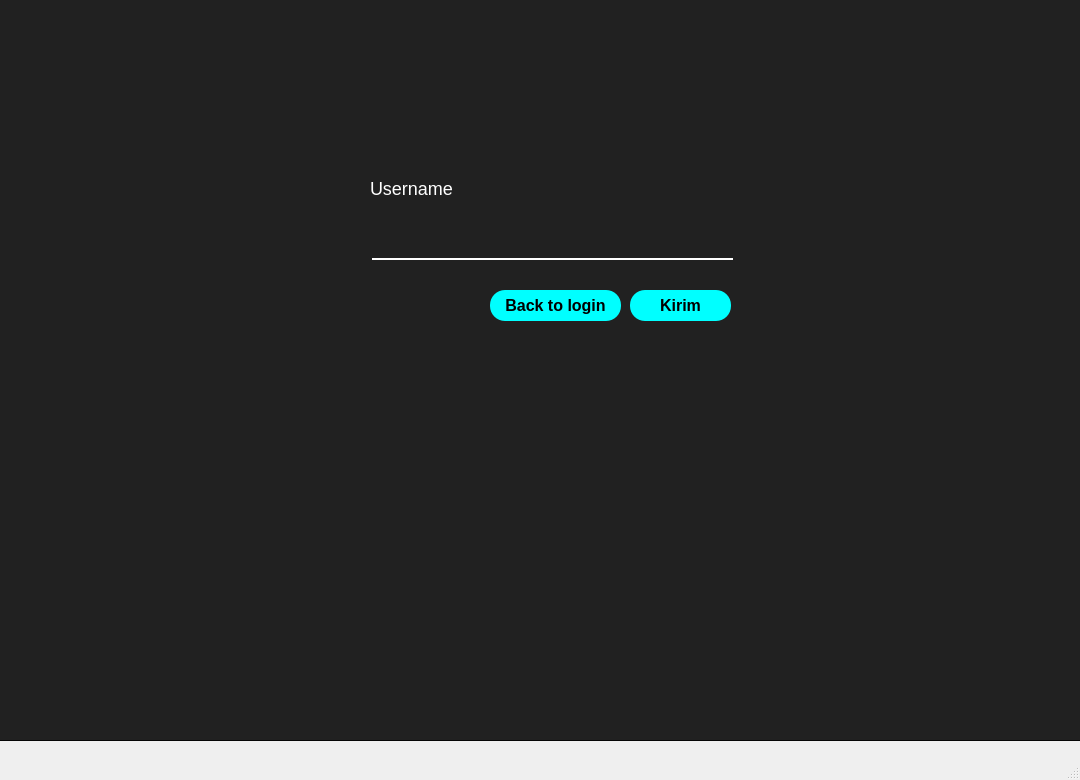
<?xml version="1.0" encoding="UTF-8"?>
<ui version="4.0">
 <class>MainWindow</class>
 <widget class="QMainWindow" name="MainWindow">
  <property name="geometry">
   <rect>
    <x>0</x>
    <y>0</y>
    <width>1080</width>
    <height>780</height>
   </rect>
  </property>
  <property name="windowTitle">
   <string>MainWindow</string>
  </property>
  <widget class="QWidget" name="centralwidget">
   <widget class="QGraphicsView" name="graphicsView">
    <property name="geometry">
     <rect>
      <x>-40</x>
      <y>-40</y>
      <width>1131</width>
      <height>781</height>
     </rect>
    </property>
    <property name="styleSheet">
     <string notr="true">background-color: rgba(0, 0, 0,220);</string>
    </property>
   </widget>
   <widget class="QLabel" name="password">
    <property name="geometry">
     <rect>
      <x>380</x>
      <y>350</y>
      <width>341</width>
      <height>41</height>
     </rect>
    </property>
    <property name="styleSheet">
     <string notr="true">font-size:16px;
color: white;</string>
    </property>
    <property name="text">
     <string/>
    </property>
   </widget>
   <widget class="QPushButton" name="btn_password">
    <property name="geometry">
     <rect>
      <x>630</x>
      <y>290</y>
      <width>101</width>
      <height>31</height>
     </rect>
    </property>
    <property name="cursor">
     <cursorShape>PointingHandCursor</cursorShape>
    </property>
    <property name="styleSheet">
     <string notr="true">
background-color: rgb(0, 255, 255);
color: black;
font-size: 16px;
font-family: &quot;Poppins&quot;;
border-radius: 15px;
font-weight: 600;
</string>
    </property>
    <property name="text">
     <string>Kirim</string>
    </property>
   </widget>
   <widget class="QLineEdit" name="input_username">
    <property name="geometry">
     <rect>
      <x>372</x>
      <y>229</y>
      <width>361</width>
      <height>31</height>
     </rect>
    </property>
    <property name="styleSheet">
     <string notr="true">border: rgb(0,0,0);
border-bottom : 2px solid rgba(255,255,255);
background-color: transparent;
font-size: 18px;
font-weight: 500;
color: white;</string>
    </property>
   </widget>
   <widget class="QLabel" name="label">
    <property name="geometry">
     <rect>
      <x>370</x>
      <y>180</y>
      <width>91</width>
      <height>16</height>
     </rect>
    </property>
    <property name="styleSheet">
     <string notr="true">font-size: 18px;
color : rgb(255,255,255)</string>
    </property>
    <property name="text">
     <string>Username</string>
    </property>
   </widget>
   <widget class="QPushButton" name="btn_back_to">
    <property name="geometry">
     <rect>
      <x>490</x>
      <y>290</y>
      <width>131</width>
      <height>31</height>
     </rect>
    </property>
    <property name="cursor">
     <cursorShape>PointingHandCursor</cursorShape>
    </property>
    <property name="styleSheet">
     <string notr="true">
background-color: rgb(0, 255, 255);
color: black;
font-size: 16px;
font-family: &quot;Poppins&quot;;
border-radius: 15px;
font-weight: 600;
</string>
    </property>
    <property name="text">
     <string>Back to login</string>
    </property>
   </widget>
  </widget>
  <widget class="QMenuBar" name="menubar">
   <property name="geometry">
    <rect>
     <x>0</x>
     <y>0</y>
     <width>1080</width>
     <height>21</height>
    </rect>
   </property>
  </widget>
  <widget class="QStatusBar" name="statusbar"/>
 </widget>
 <resources>
  <include location="../util/util.qrc"/>
 </resources>
 <connections/>
</ui>
